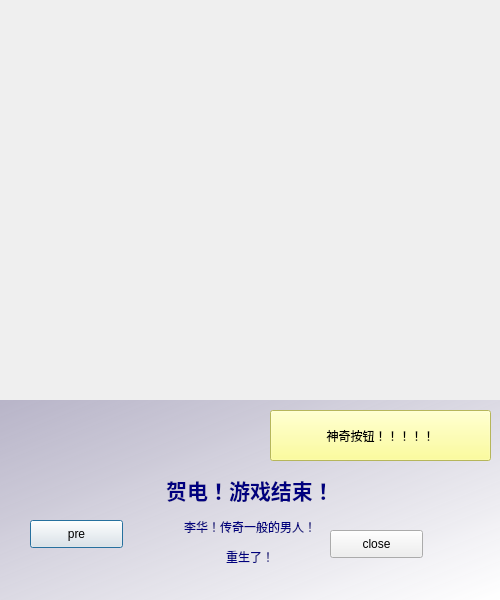
<?xml version="1.0" encoding="UTF-8"?>
<ui version="4.0">
 <class>Dialog8</class>
 <widget class="QDialog" name="Dialog8">
  <property name="geometry">
   <rect>
    <x>0</x>
    <y>0</y>
    <width>500</width>
    <height>600</height>
   </rect>
  </property>
  <property name="windowTitle">
   <string>Dialog</string>
  </property>
  <widget class="QLabel" name="label">
   <property name="geometry">
    <rect>
     <x>0</x>
     <y>0</y>
     <width>500</width>
     <height>400</height>
    </rect>
   </property>
   <property name="text">
    <string>&lt;html&gt;&lt;head/&gt;&lt;body&gt;&lt;p&gt;&lt;img src=&quot;:/images/p8.jpg&quot;/&gt;&lt;/p&gt;&lt;/body&gt;&lt;/html&gt;</string>
   </property>
  </widget>
  <widget class="QPushButton" name="pushButton">
   <property name="geometry">
    <rect>
     <x>30</x>
     <y>520</y>
     <width>93</width>
     <height>28</height>
    </rect>
   </property>
   <property name="text">
    <string>pre</string>
   </property>
  </widget>
  <widget class="QPushButton" name="pushButton_2">
   <property name="geometry">
    <rect>
     <x>330</x>
     <y>530</y>
     <width>93</width>
     <height>28</height>
    </rect>
   </property>
   <property name="text">
    <string>close</string>
   </property>
  </widget>
  <widget class="QLabel" name="label_2">
   <property name="geometry">
    <rect>
     <x>0</x>
     <y>400</y>
     <width>500</width>
     <height>200</height>
    </rect>
   </property>
   <property name="styleSheet">
    <string notr="true">background-color: qlineargradient(spread:pad, x1:0, y1:0, x2:1, y2:1, stop:0 rgba(175, 171, 194, 220), stop:1 rgba(255, 255, 255, 255));
color: rgb(0, 0, 127);</string>
   </property>
   <property name="text">
    <string>&lt;html&gt;&lt;head/&gt;&lt;body&gt;&lt;p align=&quot;center&quot;&gt;&lt;br/&gt;&lt;/p&gt;&lt;p align=&quot;center&quot;&gt;&lt;span style=&quot; font-size:16pt; font-weight:600;&quot;&gt;贺电！游戏结束！&lt;/span&gt;&lt;/p&gt;&lt;p align=&quot;center&quot;&gt;李华！传奇一般的男人！&lt;/p&gt;&lt;p align=&quot;center&quot;&gt;重生了！&lt;/p&gt;&lt;/body&gt;&lt;/html&gt;</string>
   </property>
  </widget>
  <widget class="QPushButton" name="pushButton_3">
   <property name="geometry">
    <rect>
     <x>270</x>
     <y>410</y>
     <width>221</width>
     <height>51</height>
    </rect>
   </property>
   <property name="styleSheet">
    <string notr="true">background-color: rgb(255, 255, 127);</string>
   </property>
   <property name="text">
    <string>神奇按钮！！！！！</string>
   </property>
  </widget>
  <zorder>label_2</zorder>
  <zorder>label</zorder>
  <zorder>pushButton</zorder>
  <zorder>pushButton_2</zorder>
  <zorder>pushButton_3</zorder>
 </widget>
 <resources/>
 <connections/>
</ui>
